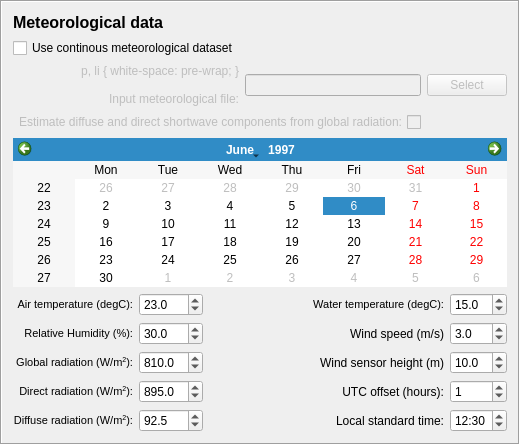
    <widget class="QFrame" name="frame_2">
     <property name="frameShape">
      <enum>QFrame::Box</enum>
     </property>
     <property name="frameShadow">
      <enum>QFrame::Sunken</enum>
     </property>
     <layout class="QGridLayout" name="gridLayout_23">
      <item row="5" column="0" colspan="3">
       <layout class="QGridLayout" name="gridLayout_2">
        <item row="4" column="1">
         <widget class="QDoubleSpinBox" name="doubleSpinBoxradI">
          <property name="toolTip">
           <string>Settings used if no meteorological dataset is used.</string>
          </property>
          <property name="decimals">
           <number>1</number>
          </property>
          <property name="maximum">
           <double>1300.000000000000000</double>
          </property>
          <property name="singleStep">
           <double>1.000000000000000</double>
          </property>
          <property name="value">
           <double>895.000000000000000</double>
          </property>
         </widget>
        </item>
        <item row="0" column="0">
         <widget class="QLabel" name="label_6">
          <property name="text">
           <string>&lt;!DOCTYPE HTML PUBLIC &quot;-//W3C//DTD HTML 4.0//EN&quot; &quot;http://www.w3.org/TR/REC-html40/strict.dtd&quot;&gt;
&lt;html&gt;&lt;head&gt;&lt;meta name=&quot;qrichtext&quot; content=&quot;1&quot; /&gt;&lt;style type=&quot;text/css&quot;&gt;
p, li { white-space: pre-wrap; }
&lt;/style&gt;&lt;/head&gt;&lt;body style=&quot; font-family:'MS Shell Dlg 2'; font-size:8pt; font-weight:400; font-style:normal;&quot;&gt;
&lt;p style=&quot; margin-top:0px; margin-bottom:0px; margin-left:0px; margin-right:0px; -qt-block-indent:0; text-indent:0px;&quot;&gt;Air temperature (degC):&lt;/p&gt;&lt;/body&gt;&lt;/html&gt;</string>
          </property>
          <property name="alignment">
           <set>Qt::AlignRight|Qt::AlignTrailing|Qt::AlignVCenter</set>
          </property>
         </widget>
        </item>
        <item row="0" column="1">
         <widget class="QDoubleSpinBox" name="doubleSpinBoxTa">
          <property name="toolTip">
           <string>Settings used if no meteorological dataset is used.</string>
          </property>
          <property name="decimals">
           <number>1</number>
          </property>
          <property name="minimum">
           <double>-40.000000000000000</double>
          </property>
          <property name="maximum">
           <double>50.000000000000000</double>
          </property>
          <property name="singleStep">
           <double>1.000000000000000</double>
          </property>
          <property name="value">
           <double>23.000000000000000</double>
          </property>
         </widget>
        </item>
        <item row="1" column="0">
         <widget class="QLabel" name="label_11">
          <property name="text">
           <string>&lt;!DOCTYPE HTML PUBLIC &quot;-//W3C//DTD HTML 4.0//EN&quot; &quot;http://www.w3.org/TR/REC-html40/strict.dtd&quot;&gt;
&lt;html&gt;&lt;head&gt;&lt;meta name=&quot;qrichtext&quot; content=&quot;1&quot; /&gt;&lt;style type=&quot;text/css&quot;&gt;
p, li { white-space: pre-wrap; }
&lt;/style&gt;&lt;/head&gt;&lt;body style=&quot; font-family:'MS Shell Dlg 2'; font-size:8pt; font-weight:400; font-style:normal;&quot;&gt;
&lt;p style=&quot; margin-top:0px; margin-bottom:0px; margin-left:0px; margin-right:0px; -qt-block-indent:0; text-indent:0px;&quot;&gt;Relative Humidity (%):&lt;/p&gt;&lt;/body&gt;&lt;/html&gt;</string>
          </property>
          <property name="alignment">
           <set>Qt::AlignRight|Qt::AlignTrailing|Qt::AlignVCenter</set>
          </property>
         </widget>
        </item>
        <item row="1" column="1">
         <widget class="QDoubleSpinBox" name="doubleSpinBoxRH">
          <property name="toolTip">
           <string>Settings used if no meteorological dataset is used.</string>
          </property>
          <property name="decimals">
           <number>1</number>
          </property>
          <property name="maximum">
           <double>100.000000000000000</double>
          </property>
          <property name="singleStep">
           <double>1.000000000000000</double>
          </property>
          <property name="value">
           <double>30.000000000000000</double>
          </property>
         </widget>
        </item>
        <item row="2" column="0">
         <widget class="QLabel" name="label_18">
          <property name="text">
           <string>&lt;!DOCTYPE HTML PUBLIC &quot;-//W3C//DTD HTML 4.0//EN&quot; &quot;http://www.w3.org/TR/REC-html40/strict.dtd&quot;&gt;
&lt;html&gt;&lt;head&gt;&lt;meta name=&quot;qrichtext&quot; content=&quot;1&quot; /&gt;&lt;style type=&quot;text/css&quot;&gt;
p, li { white-space: pre-wrap; }
&lt;/style&gt;&lt;/head&gt;&lt;body style=&quot; font-family:'MS Shell Dlg 2'; font-size:8pt; font-weight:400; font-style:normal;&quot;&gt;
&lt;p style=&quot; margin-top:0px; margin-bottom:0px; margin-left:0px; margin-right:0px; -qt-block-indent:0; text-indent:0px;&quot;&gt;Global radiation (W/m&lt;span style=&quot; vertical-align:super;&quot;&gt;2&lt;/span&gt;):&lt;/p&gt;&lt;/body&gt;&lt;/html&gt;</string>
          </property>
          <property name="alignment">
           <set>Qt::AlignRight|Qt::AlignTrailing|Qt::AlignVCenter</set>
          </property>
         </widget>
        </item>
        <item row="2" column="1">
         <widget class="QDoubleSpinBox" name="doubleSpinBoxradG">
          <property name="toolTip">
           <string>Settings used if no meteorological dataset is used.</string>
          </property>
          <property name="decimals">
           <number>1</number>
          </property>
          <property name="maximum">
           <double>1200.000000000000000</double>
          </property>
          <property name="singleStep">
           <double>1.000000000000000</double>
          </property>
          <property name="value">
           <double>810.000000000000000</double>
          </property>
         </widget>
        </item>
        <item row="5" column="0">
         <widget class="QLabel" name="label_20">
          <property name="text">
           <string>&lt;!DOCTYPE HTML PUBLIC &quot;-//W3C//DTD HTML 4.0//EN&quot; &quot;http://www.w3.org/TR/REC-html40/strict.dtd&quot;&gt;
&lt;html&gt;&lt;head&gt;&lt;meta name=&quot;qrichtext&quot; content=&quot;1&quot; /&gt;&lt;style type=&quot;text/css&quot;&gt;
p, li { white-space: pre-wrap; }
&lt;/style&gt;&lt;/head&gt;&lt;body style=&quot; font-family:'MS Shell Dlg 2'; font-size:8pt; font-weight:400; font-style:normal;&quot;&gt;
&lt;p style=&quot; margin-top:0px; margin-bottom:0px; margin-left:0px; margin-right:0px; -qt-block-indent:0; text-indent:0px;&quot;&gt;Diffuse radiation (W/m&lt;span style=&quot; vertical-align:super;&quot;&gt;2&lt;/span&gt;):&lt;/p&gt;&lt;/body&gt;&lt;/html&gt;</string>
          </property>
          <property name="alignment">
           <set>Qt::AlignRight|Qt::AlignTrailing|Qt::AlignVCenter</set>
          </property>
         </widget>
        </item>
        <item row="5" column="1">
         <widget class="QDoubleSpinBox" name="doubleSpinBoxradD">
          <property name="toolTip">
           <string>Settings used if no meteorological dataset is used.</string>
          </property>
          <property name="decimals">
           <number>1</number>
          </property>
          <property name="maximum">
           <double>600.000000000000000</double>
          </property>
          <property name="singleStep">
           <double>1.000000000000000</double>
          </property>
          <property name="value">
           <double>92.500000000000000</double>
          </property>
         </widget>
        </item>
        <item row="4" column="0">
         <widget class="QLabel" name="label_19">
          <property name="text">
           <string>&lt;!DOCTYPE HTML PUBLIC &quot;-//W3C//DTD HTML 4.0//EN&quot; &quot;http://www.w3.org/TR/REC-html40/strict.dtd&quot;&gt;
&lt;html&gt;&lt;head&gt;&lt;meta name=&quot;qrichtext&quot; content=&quot;1&quot; /&gt;&lt;style type=&quot;text/css&quot;&gt;
p, li { white-space: pre-wrap; }
&lt;/style&gt;&lt;/head&gt;&lt;body style=&quot; font-family:'MS Shell Dlg 2'; font-size:8pt; font-weight:400; font-style:normal;&quot;&gt;
&lt;p style=&quot; margin-top:0px; margin-bottom:0px; margin-left:0px; margin-right:0px; -qt-block-indent:0; text-indent:0px;&quot;&gt;Direct radiation (W/m&lt;span style=&quot; vertical-align:super;&quot;&gt;2&lt;/span&gt;):&lt;/p&gt;&lt;/body&gt;&lt;/html&gt;</string>
          </property>
          <property name="alignment">
           <set>Qt::AlignRight|Qt::AlignTrailing|Qt::AlignVCenter</set>
          </property>
         </widget>
        </item>
        <item row="2" column="2">
         <spacer name="horizontalSpacer_4">
          <property name="orientation">
           <enum>Qt::Horizontal</enum>
          </property>
          <property name="sizeHint" stdset="0">
           <size>
            <width>40</width>
            <height>20</height>
           </size>
          </property>
         </spacer>
        </item>
        <item row="4" column="3">
         <widget class="QLabel" name="label_12">
          <property name="text">
           <string>UTC offset (hours):</string>
          </property>
          <property name="alignment">
           <set>Qt::AlignRight|Qt::AlignTrailing|Qt::AlignVCenter</set>
          </property>
         </widget>
        </item>
        <item row="4" column="4">
         <widget class="QSpinBox" name="spinBoxUTC">
          <property name="enabled">
           <bool>true</bool>
          </property>
          <property name="toolTip">
           <string>Negative values for time zones west of UTC and vise versa (e.g. CET = 1)</string>
          </property>
          <property name="minimum">
           <number>-12</number>
          </property>
          <property name="maximum">
           <number>12</number>
          </property>
          <property name="value">
           <number>1</number>
          </property>
         </widget>
        </item>
        <item row="5" column="3">
         <widget class="QLabel" name="label_15">
          <property name="text">
           <string>Local standard time:</string>
          </property>
          <property name="alignment">
           <set>Qt::AlignRight|Qt::AlignTrailing|Qt::AlignVCenter</set>
          </property>
         </widget>
        </item>
        <item row="5" column="4">
         <widget class="QTimeEdit" name="spinBoxTimeEdit">
          <property name="enabled">
           <bool>true</bool>
          </property>
          <property name="toolTip">
           <string>Settings used if no meteorological dataset is used.</string>
          </property>
          <property name="time">
           <time>
            <hour>12</hour>
            <minute>30</minute>
            <second>0</second>
           </time>
          </property>
          <property name="displayFormat">
           <string>HH:mm</string>
          </property>
         </widget>
        </item>
        <item row="0" column="3">
         <widget class="QLabel" name="label_33">
          <property name="text">
           <string>&lt;!DOCTYPE HTML PUBLIC &quot;-//W3C//DTD HTML 4.0//EN&quot; &quot;http://www.w3.org/TR/REC-html40/strict.dtd&quot;&gt;
&lt;html&gt;&lt;head&gt;&lt;meta name=&quot;qrichtext&quot; content=&quot;1&quot; /&gt;&lt;style type=&quot;text/css&quot;&gt;
p, li { white-space: pre-wrap; }
&lt;/style&gt;&lt;/head&gt;&lt;body style=&quot; font-family:'MS Shell Dlg 2'; font-size:8pt; font-weight:400; font-style:normal;&quot;&gt;
&lt;p style=&quot; margin-top:0px; margin-bottom:0px; margin-left:0px; margin-right:0px; -qt-block-indent:0; text-indent:0px;&quot;&gt;Water temperature (degC):&lt;/p&gt;&lt;/body&gt;&lt;/html&gt;</string>
          </property>
          <property name="alignment">
           <set>Qt::AlignRight|Qt::AlignTrailing|Qt::AlignVCenter</set>
          </property>
         </widget>
        </item>
        <item row="0" column="4">
         <widget class="QDoubleSpinBox" name="doubleSpinBoxTwater">
          <property name="enabled">
           <bool>true</bool>
          </property>
          <property name="toolTip">
           <string>Settings used if no meteorological dataset is used.</string>
          </property>
          <property name="decimals">
           <number>1</number>
          </property>
          <property name="minimum">
           <double>-40.000000000000000</double>
          </property>
          <property name="maximum">
           <double>50.000000000000000</double>
          </property>
          <property name="singleStep">
           <double>1.000000000000000</double>
          </property>
          <property name="value">
           <double>15.000000000000000</double>
          </property>
         </widget>
        </item>
        <item row="1" column="3">
         <widget class="QLabel" name="label_38">
          <property name="text">
           <string>Wind speed (m/s)</string>
          </property>
          <property name="alignment">
           <set>Qt::AlignRight|Qt::AlignTrailing|Qt::AlignVCenter</set>
          </property>
         </widget>
        </item>
        <item row="1" column="4">
         <widget class="QDoubleSpinBox" name="doubleSpinBoxWs">
          <property name="decimals">
           <number>1</number>
          </property>
          <property name="maximum">
           <double>60.000000000000000</double>
          </property>
          <property name="singleStep">
           <double>0.100000000000000</double>
          </property>
          <property name="value">
           <double>3.000000000000000</double>
          </property>
         </widget>
        </item>
        <item row="2" column="4">
         <widget class="QDoubleSpinBox" name="doubleSpinBoxWsHt">
          <property name="decimals">
           <number>1</number>
          </property>
          <property name="singleStep">
           <double>0.100000000000000</double>
          </property>
          <property name="value">
           <double>10.000000000000000</double>
          </property>
         </widget>
        </item>
        <item row="2" column="3">
         <widget class="QLabel" name="label_39">
          <property name="text">
           <string>Wind sensor height (m)</string>
          </property>
          <property name="alignment">
           <set>Qt::AlignRight|Qt::AlignTrailing|Qt::AlignVCenter</set>
          </property>
         </widget>
        </item>
       </layout>
      </item>
      <item row="2" column="2">
       <widget class="QPushButton" name="pushButtonImportMetData">
        <property name="enabled">
         <bool>false</bool>
        </property>
        <property name="toolTip">
         <string>Select meteorological file. The data should be in specific UMEP format.</string>
        </property>
        <property name="text">
         <string>Select</string>
        </property>
       </widget>
      </item>
      <item row="4" column="0" colspan="3">
       <widget class="QCalendarWidget" name="calendarWidget">
        <property name="toolTip">
         <string>Settings used if no meteorological dataset is used.</string>
        </property>
        <property name="locale">
         <locale language="English" country="UnitedStates"/>
        </property>
        <property name="selectedDate">
         <date>
          <year>1997</year>
          <month>6</month>
          <day>6</day>
         </date>
        </property>
        <property name="firstDayOfWeek">
         <enum>Qt::Monday</enum>
        </property>
        <property name="dateEditEnabled">
         <bool>true</bool>
        </property>
       </widget>
      </item>
      <item row="2" column="1">
       <widget class="QLineEdit" name="textInputMetdata">
        <property name="enabled">
         <bool>false</bool>
        </property>
       </widget>
      </item>
      <item row="1" column="0">
       <widget class="QCheckBox" name="CheckBoxMetData">
        <property name="toolTip">
         <string>&lt;html&gt;&lt;head/&gt;&lt;body&gt;&lt;p&gt;Tick this in if a time series of data should be used. The specific format could be prepared in the UMEP Pre-processor. &lt;/p&gt;&lt;/body&gt;&lt;/html&gt;</string>
        </property>
        <property name="text">
         <string>Use continous meteorological dataset</string>
        </property>
        <property name="checked">
         <bool>false</bool>
        </property>
       </widget>
      </item>
      <item row="0" column="0">
       <widget class="QLabel" name="label_17">
        <property name="text">
         <string>&lt;!DOCTYPE HTML PUBLIC &quot;-//W3C//DTD HTML 4.0//EN&quot; &quot;http://www.w3.org/TR/REC-html40/strict.dtd&quot;&gt;
&lt;html&gt;&lt;head&gt;&lt;meta name=&quot;qrichtext&quot; content=&quot;1&quot; /&gt;&lt;style type=&quot;text/css&quot;&gt;
p, li { white-space: pre-wrap; }
&lt;/style&gt;&lt;/head&gt;&lt;body style=&quot; font-family:'MS Shell Dlg 2'; font-size:8pt; font-weight:400; font-style:normal;&quot;&gt;
&lt;p style=&quot; margin-top:0px; margin-bottom:0px; margin-left:0px; margin-right:0px; -qt-block-indent:0; text-indent:0px;&quot;&gt;&lt;span style=&quot; font-size:12pt; font-weight:600;&quot;&gt;Meteorological data&lt;/span&gt;&lt;/p&gt;&lt;/body&gt;&lt;/html&gt;</string>
        </property>
       </widget>
      </item>
      <item row="2" column="0">
       <widget class="QLabel" name="label_9">
        <property name="enabled">
         <bool>false</bool>
        </property>
        <property name="text">
         <string>&lt;!DOCTYPE HTML PUBLIC &quot;-//W3C//DTD HTML 4.0//EN&quot; &quot;http://www.w3.org/TR/REC-html40/strict.dtd&quot;&gt;
&lt;html&gt;&lt;head&gt;&lt;meta name=&quot;qrichtext&quot; content=&quot;1&quot; /&gt;&lt;style type=&quot;text/css&quot;&gt;
p, li { white-space: pre-wrap; }
&lt;/style&gt;&lt;/head&gt;&lt;body style=&quot; font-family:'MS Shell Dlg 2'; font-size:8pt; font-weight:400; font-style:normal;&quot;&gt;
&lt;p style=&quot; margin-top:0px; margin-bottom:0px; margin-left:0px; margin-right:0px; -qt-block-indent:0; text-indent:0px;&quot;&gt;Input meteorological file:&lt;/p&gt;&lt;/body&gt;&lt;/html&gt;</string>
        </property>
        <property name="alignment">
         <set>Qt::AlignRight|Qt::AlignTrailing|Qt::AlignVCenter</set>
        </property>
       </widget>
      </item>
      <item row="3" column="0" colspan="2">
       <widget class="QCheckBox" name="checkBoxUseOnlyGlobal">
        <property name="enabled">
         <bool>false</bool>
        </property>
        <property name="toolTip">
         <string>&lt;html&gt;&lt;head/&gt;&lt;body&gt;&lt;p&gt;Tick this box if diffuse and direct shortwave radiation is unavailable. The Reindl et al. (1990) model is used to calculate diffuse radiation. Direct radiation perpendicular to the solar beam should be considered.  &lt;/p&gt;&lt;/body&gt;&lt;/html&gt;</string>
        </property>
        <property name="layoutDirection">
         <enum>Qt::RightToLeft</enum>
        </property>
        <property name="text">
         <string>Estimate diffuse and direct shortwave components from global radiation:</string>
        </property>
       </widget>
      </item>
     </layout>
    </widget>
